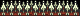

A 2D game scene composited from a Tiled map and its tileset images. What follows is a short description and the map's XML, with each tile layer's data collapsed to a summary:
An orthogonal 5x1 tile map with 16x16 px tiles, 1 tile layer (タイル・レイヤー1).

<map version="1.0" orientation="orthogonal" width="5" height="1" tilewidth="16" tileheight="16">
 <tileset firstgid="1" name="tiles" tilewidth="16" tileheight="16">
  <image source="tiles.png" width="256" height="256" />
 </tileset>
 <layer name="タイル・レイヤー1" width="5" height="1">
  <data>[5 cells, 5 non-empty, 3 distinct tile ids]</data>
 </layer>
</map>
